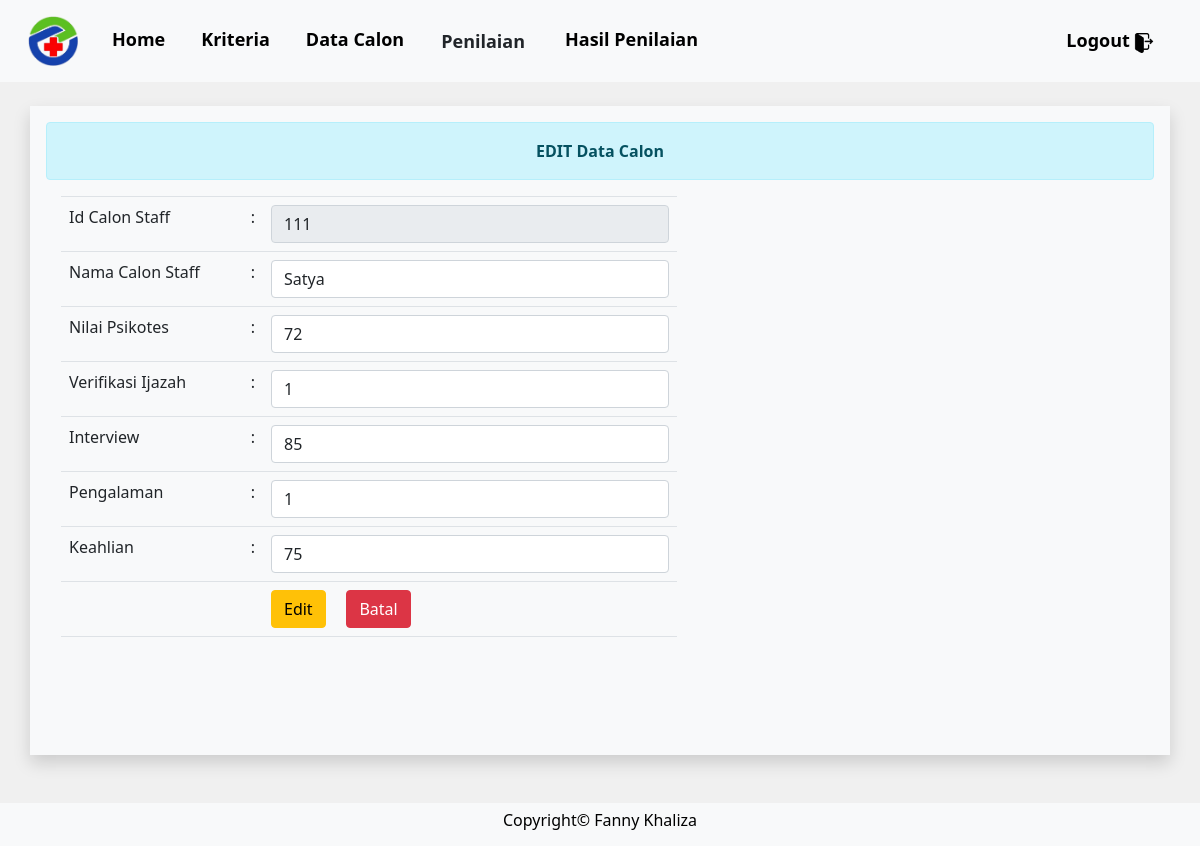
Page /admin/edit_data_calon.php?id_calon=111 (signed in) on the committed database.
### tables this page shows
CREATE TABLE `calon_staff` (
  `id_calon` varchar(25) NOT NULL,
  `nama_calon` varchar(80) NOT NULL,
  `c1` varchar(25) NOT NULL,
  `c2` varchar(25) NOT NULL,
  `c3` varchar(25) NOT NULL,
  `c4` varchar(25) NOT NULL,
  `c5` varchar(25) NOT NULL
);

### functions.php (called while the page is built, shortened)
<?php
$con = mysqli_connect("localhost", "root", "", "db_spk");
function tampilcalon($query)
{
	global $con;
	$data = mysqli_query($con, $query);
	$rows = [];
	while ($row = mysqli_fetch_assoc($data)) {
		$rows[] = $row;
	}
	return $rows;
}

### admin/edit_data_calon.php (the view, shortened to what this page needs)
<?php
require '../functions.php';
$id_calon = $_GET['id_calon'];
$data_sepatu = tampilcalon("SELECT * FROM calon_staff WHERE id_calon = '$id_calon' ")[0];
?>
<!doctype html>
<html lang="en">
<head>
  <link rel="stylesheet" type="text/css" href="../bootstrap/css/bootstrap.min.css">
  <link href="https://cdn.jsdelivr.net/npm/bootstrap@5.1.1/dist/css/bootstrap.min.css" rel="stylesheet">
</head>
<body bgcolor="f0f0f0">
  <form method="post" action="perhitungan.php">
  <nav class="navbar navbar-expand-lg navbar-light bg-light">
      <div class="container-fluid">
        <a class="navbar-brand" href="#"><img src="../img/logo.png" width="50"></a>
        <div class="collapse navbar-collapse" id="navbarNav">
          <div class="navbar-nav" style="margin: 10px;">
            <a class="nav-link active" href="index.php">
              <font size="4"><b style="color:#000;">Home</b></font><span class="sr-only">(current)</span>
            </a>
            <a class="nav-link" href="data_kriteria.php">
              <font size="4"><b style="color:#000;">Kriteria</b></font>
            </a>
            <a class="nav-link" href="data_calon_staff.php">
              <font size="4"><b style="color:#000;">Data Calon</b></font>
            </a>
            <a class="nav-link" href="#">
              <font size="4"><b style="color:#000;">
                <button type="submit" name="perhitungan" class="btn" style="font-size: 18px; padding: 0px 3px 0px 0px;"><b>Penilaian</b></button>
              </b></font>
            </a>
            <a class="nav-link" href="laporan.php">
              <font size="4"><b style="color:#000;">Hasil Penilaian</b></font
            </a>
          </div>
          <div class="navbar-nav ms-auto" style="margin: 10px;">
            <a class="log nav-link m-auto" href="../logout.php">
              <font size="4"><b style="color:#000;">Logout</b></font>
              <img src="../img/logout_new.png" width="20">
            </a>
          </div>
        </div>
      </div>
    </nav>
  </form>
  <br>
  <div class="container bg-light shadow p-3 mb-5">
    <div class="alert alert-info">
      <center><b>EDIT Data Calon</b></center>
    </div>
    <div class="col-md-7">
      <form method="post" class="form-group">
        <table class="table">
          <tr>
            <td width="200"><label>Id Calon Staff</label></td>
            <td> : </td>
            <td width="500"><input type="text" name="id_calon" value="<?= $data_sepatu['id_calon']; ?>" readonly class="form-control" autocomplete="off"></td>
          </tr>
          <tr>
            <td><label>Nama Calon Staff</label></td>
            <td> : </td>
            <td width="500"> <input type="text" name="nama_calon" value="<?= $data_sepatu['nama_calon']; ?>" class="form-control" autocomplete="off"></td>
          </tr>
          <tr>
            <td><label>Nilai Psikotes</label></td>
            <td> : </td>
            <td width="500"> <input type="text" name="c1" value="<?= $data_sepatu['c1']; ?>" class="form-control" autocomplete="off"></td>
          </tr>
          <tr>
            <td><label>Verifikasi Ijazah</label></td>
            <td> : </td>
            <td width="500"> <input type="text" name="c2" value="<?= $data_sepatu['c2']; ?>" class="form-control" autocomplete="off"></td>
          </tr>
          <tr>
            <td><label>Interview</label></td>
            <td> : </td>
            <td width="500"> <input type="text" name="c3" value="<?= $data_sepatu['c3']; ?>" class="form-control" autocomplete="off"></td>
          </tr>
          <tr>
            <td><label>Pengalaman</label></td>
            <td> : </td>
            <td width="500"> <input type="text" name="c4" value="<?= $data_sepatu['c4']; ?>" class="form-control" autocomplete="off"></td>
          </tr>
          <tr>
            <td><label>Keahlian</label></td>
            <td> : </td>
            <td width="500"> <input type="text" name="c5" value="<?= $data_sepatu['c5']; ?>" class="form-control" autocomplete="off"></td>
          </tr>
          <td></td>
          <td></td>
          <td><button type="submit" name="edit" class="btn btn-warning">Edit </button> &nbsp;&nbsp;&nbsp;
            <a href="data_calon_staff.php" class="btn btn-danger">Batal</a>
          </td>
        </table>
      </form>
    </div>
  </div>
  <div class="col-md-12 bg-light">
    <div class="copyright">
      <h6 style = "color:#000;">Copyright&copy; Fanny Khaliza</h6>
    </div>
  </div>
</body>
</html>

### admin/edit_data_calon.php (style rules this page uses)
body { background-color: #f0f0f0; }
.container { min-height: calc(100vh - 211px - -60px); }
.col-md-12 { padding: 8px; }
.copyright { text-align: center; }
.navbar-nav a { margin-right: 20px; }

### rows in the picture
calon_staff: id_calon "111", nama_calon "Satya", c1 "72", c2 "1", c3 "85", c4 "1", c5 "75"
